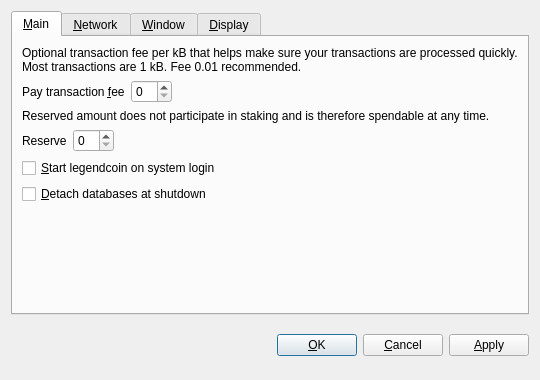
<?xml version="1.0" encoding="UTF-8"?>
<ui version="4.0">
 <class>OptionsDialog</class>
 <widget class="QDialog" name="OptionsDialog">
  <property name="geometry">
   <rect>
    <x>0</x>
    <y>0</y>
    <width>540</width>
    <height>380</height>
   </rect>
  </property>
  <property name="windowTitle">
   <string>Options</string>
  </property>
  <property name="modal">
   <bool>true</bool>
  </property>
  <layout class="QVBoxLayout" name="verticalLayout">
   <item>
    <widget class="QTabWidget" name="tabWidget">
     <property name="tabPosition">
      <enum>QTabWidget::North</enum>
     </property>
     <property name="currentIndex">
      <number>0</number>
     </property>
     <widget class="QWidget" name="tabMain">
      <attribute name="title">
       <string>&amp;Main</string>
      </attribute>
      <layout class="QVBoxLayout" name="verticalLayout_Main">
       <item>
        <widget class="QLabel" name="transactionFeeInfoLabel">
         <property name="text">
          <string>Optional transaction fee per kB that helps make sure your transactions are processed quickly. Most transactions are 1 kB. Fee 0.01 recommended.</string>
         </property>
         <property name="textFormat">
          <enum>Qt::PlainText</enum>
         </property>
         <property name="wordWrap">
          <bool>true</bool>
         </property>
        </widget>
       </item>
       <item>
        <layout class="QHBoxLayout" name="horizontalLayoutFee">
         <item>
          <widget class="QLabel" name="transactionFeeLabel">
           <property name="text">
            <string>Pay transaction &amp;fee</string>
           </property>
           <property name="textFormat">
            <enum>Qt::PlainText</enum>
           </property>
           <property name="buddy">
            <cstring>transactionFee</cstring>
           </property>
          </widget>
         </item>
         <item>
          <widget class="BitcoinAmountField" name="transactionFee"/>
         </item>
         <item>
          <spacer name="horizontalSpacerFee">
           <property name="orientation">
            <enum>Qt::Horizontal</enum>
           </property>
           <property name="sizeHint" stdset="0">
            <size>
             <width>40</width>
             <height>20</height>
            </size>
           </property>
          </spacer>
         </item>
        </layout>
       </item>
       <item>
        <widget class="QLabel" name="reserveBalanceInfoLabel">
         <property name="text">
          <string>Reserved amount does not participate in staking and is therefore spendable at any time.</string>
         </property>
         <property name="textFormat">
          <enum>Qt::PlainText</enum>
         </property>
         <property name="wordWrap">
          <bool>true</bool>
         </property>
        </widget>
       </item>
       <item>
        <layout class="QHBoxLayout" name="horizontalLayoutReserveBalance">
         <item>
          <widget class="QLabel" name="reserveBalanceLabel">
           <property name="text">
            <string>Reserve</string>
           </property>
           <property name="textFormat">
            <enum>Qt::PlainText</enum>
           </property>
           <property name="buddy">
            <cstring>reserveBalance</cstring>
           </property>
          </widget>
         </item>
         <item>
          <widget class="BitcoinAmountField" name="reserveBalance"/>
         </item>
         <item>
          <spacer name="horizontalSpacerReserveBalance">
           <property name="orientation">
            <enum>Qt::Horizontal</enum>
           </property>
           <property name="sizeHint" stdset="0">
            <size>
             <width>40</width>
             <height>20</height>
            </size>
           </property>
          </spacer>
         </item>
        </layout>
       </item>
       <item>
        <widget class="QCheckBox" name="bitcoinAtStartup">
         <property name="toolTip">
          <string>Automatically start legendcoin after logging in to the system.</string>
         </property>
         <property name="text">
          <string>&amp;Start legendcoin on system login</string>
         </property>
        </widget>
       </item>
       <item>
        <widget class="QCheckBox" name="detachDatabases">
         <property name="toolTip">
          <string>Detach block and address databases at shutdown. This means they can be moved to another data directory, but it slows down shutdown. The wallet is always detached.</string>
         </property>
         <property name="text">
          <string>&amp;Detach databases at shutdown</string>
         </property>
        </widget>
       </item>
       <item>
        <spacer name="verticalSpacer_Main">
         <property name="orientation">
          <enum>Qt::Vertical</enum>
         </property>
         <property name="sizeHint" stdset="0">
          <size>
           <width>20</width>
           <height>40</height>
          </size>
         </property>
        </spacer>
       </item>
      </layout>
     </widget>
     <widget class="QWidget" name="tabNetwork">
      <attribute name="title">
       <string>&amp;Network</string>
      </attribute>
      <layout class="QVBoxLayout" name="verticalLayout_Network">
       <item>
        <widget class="QCheckBox" name="mapPortUpnp">
         <property name="toolTip">
          <string>Automatically open the legendcoin client port on the router. This only works when your router supports UPnP and it is enabled.</string>
         </property>
         <property name="text">
          <string>Map port using &amp;UPnP</string>
         </property>
        </widget>
       </item>
       <item>
        <widget class="QCheckBox" name="connectSocks">
         <property name="toolTip">
          <string>Connect to the legendcoin network through a SOCKS proxy (e.g. when connecting through Tor).</string>
         </property>
         <property name="text">
          <string>&amp;Connect through SOCKS proxy:</string>
         </property>
        </widget>
       </item>
       <item>
        <layout class="QHBoxLayout" name="horizontalLayout_Network">
         <item>
          <widget class="QLabel" name="proxyIpLabel">
           <property name="text">
            <string>Proxy &amp;IP:</string>
           </property>
           <property name="textFormat">
            <enum>Qt::PlainText</enum>
           </property>
           <property name="buddy">
            <cstring>proxyIp</cstring>
           </property>
          </widget>
         </item>
         <item>
          <widget class="QValidatedLineEdit" name="proxyIp">
           <property name="maximumSize">
            <size>
             <width>140</width>
             <height>16777215</height>
            </size>
           </property>
           <property name="toolTip">
            <string>IP address of the proxy (e.g. 127.0.0.1)</string>
           </property>
          </widget>
         </item>
         <item>
          <widget class="QLabel" name="proxyPortLabel">
           <property name="text">
            <string>&amp;Port:</string>
           </property>
           <property name="textFormat">
            <enum>Qt::PlainText</enum>
           </property>
           <property name="buddy">
            <cstring>proxyPort</cstring>
           </property>
          </widget>
         </item>
         <item>
          <widget class="QLineEdit" name="proxyPort">
           <property name="maximumSize">
            <size>
             <width>55</width>
             <height>16777215</height>
            </size>
           </property>
           <property name="toolTip">
            <string>Port of the proxy (e.g. 9050)</string>
           </property>
          </widget>
         </item>
         <item>
          <widget class="QLabel" name="socksVersionLabel">
           <property name="text">
            <string>SOCKS &amp;Version:</string>
           </property>
           <property name="textFormat">
            <enum>Qt::PlainText</enum>
           </property>
           <property name="buddy">
            <cstring>socksVersion</cstring>
           </property>
          </widget>
         </item>
         <item>
          <widget class="QValueComboBox" name="socksVersion">
           <property name="toolTip">
            <string>SOCKS version of the proxy (e.g. 5)</string>
           </property>
          </widget>
         </item>
         <item>
          <spacer name="horizontalSpacer_Network">
           <property name="orientation">
            <enum>Qt::Horizontal</enum>
           </property>
           <property name="sizeHint" stdset="0">
            <size>
             <width>40</width>
             <height>20</height>
            </size>
           </property>
          </spacer>
         </item>
        </layout>
       </item>
       <item>
        <spacer name="verticalSpacer_Network">
         <property name="orientation">
          <enum>Qt::Vertical</enum>
         </property>
         <property name="sizeHint" stdset="0">
          <size>
           <width>20</width>
           <height>40</height>
          </size>
         </property>
        </spacer>
       </item>
      </layout>
     </widget>
     <widget class="QWidget" name="tabWindow">
      <attribute name="title">
       <string>&amp;Window</string>
      </attribute>
      <layout class="QVBoxLayout" name="verticalLayout_Window">
       <item>
        <widget class="QCheckBox" name="minimizeToTray">
         <property name="toolTip">
          <string>Show only a tray icon after minimizing the window.</string>
         </property>
         <property name="text">
          <string>&amp;Minimize to the tray instead of the taskbar</string>
         </property>
        </widget>
       </item>
       <item>
        <widget class="QCheckBox" name="minimizeOnClose">
         <property name="toolTip">
          <string>Minimize instead of exit the application when the window is closed. When this option is enabled, the application will be closed only after selecting Quit in the menu.</string>
         </property>
         <property name="text">
          <string>M&amp;inimize on close</string>
         </property>
        </widget>
       </item>
       <item>
        <spacer name="verticalSpacer_Window">
         <property name="orientation">
          <enum>Qt::Vertical</enum>
         </property>
         <property name="sizeHint" stdset="0">
          <size>
           <width>20</width>
           <height>40</height>
          </size>
         </property>
        </spacer>
       </item>
      </layout>
     </widget>
     <widget class="QWidget" name="tabDisplay">
      <attribute name="title">
       <string>&amp;Display</string>
      </attribute>
      <layout class="QVBoxLayout" name="verticalLayout_Display">
       <item>
        <layout class="QHBoxLayout" name="horizontalLayout_1_Display">
         <item>
          <widget class="QLabel" name="langLabel">
           <property name="text">
            <string>User Interface &amp;language:</string>
           </property>
           <property name="textFormat">
            <enum>Qt::PlainText</enum>
           </property>
           <property name="buddy">
            <cstring>lang</cstring>
           </property>
          </widget>
         </item>
         <item>
          <widget class="QValueComboBox" name="lang">
           <property name="toolTip">
            <string>The user interface language can be set here. This setting will take effect after restarting legendcoin.</string>
           </property>
          </widget>
         </item>
        </layout>
       </item>
       <item>
        <layout class="QHBoxLayout" name="horizontalLayout_2_Display">
         <item>
          <widget class="QLabel" name="unitLabel">
           <property name="text">
            <string>&amp;Unit to show amounts in:</string>
           </property>
           <property name="textFormat">
            <enum>Qt::PlainText</enum>
           </property>
           <property name="buddy">
            <cstring>unit</cstring>
           </property>
          </widget>
         </item>
         <item>
          <widget class="QValueComboBox" name="unit">
           <property name="toolTip">
            <string>Choose the default subdivision unit to show in the interface and when sending coins.</string>
           </property>
          </widget>
         </item>
        </layout>
       </item>
       <item>
        <widget class="QCheckBox" name="displayAddresses">
         <property name="toolTip">
          <string>Whether to show legendcoin addresses in the transaction list or not.</string>
         </property>
         <property name="text">
          <string>&amp;Display addresses in transaction list</string>
         </property>
        </widget>
       </item>
       <item>
        <widget class="QCheckBox" name="coinControlFeatures">
         <property name="toolTip">
          <string>Whether to show coin control features or not.</string>
         </property>
         <property name="text">
          <string>Display coin &amp;control features (experts only!)</string>
         </property>
        </widget>
       </item>
       <item>
        <spacer name="verticalSpacer_Display">
         <property name="orientation">
          <enum>Qt::Vertical</enum>
         </property>
         <property name="sizeHint" stdset="0">
          <size>
           <width>20</width>
           <height>40</height>
          </size>
         </property>
        </spacer>
       </item>
      </layout>
     </widget>
    </widget>
   </item>
   <item>
    <layout class="QHBoxLayout" name="horizontalLayout_Buttons">
     <item>
      <spacer name="horizontalSpacer_1">
       <property name="orientation">
        <enum>Qt::Horizontal</enum>
       </property>
       <property name="sizeHint" stdset="0">
        <size>
         <width>40</width>
         <height>48</height>
        </size>
       </property>
      </spacer>
     </item>
     <item>
      <widget class="QLabel" name="statusLabel">
       <property name="font">
        <font>
         <weight>75</weight>
         <bold>true</bold>
        </font>
       </property>
       <property name="text">
        <string/>
       </property>
       <property name="textFormat">
        <enum>Qt::PlainText</enum>
       </property>
       <property name="wordWrap">
        <bool>true</bool>
       </property>
      </widget>
     </item>
     <item>
      <spacer name="horizontalSpacer_2">
       <property name="orientation">
        <enum>Qt::Horizontal</enum>
       </property>
       <property name="sizeHint" stdset="0">
        <size>
         <width>40</width>
         <height>48</height>
        </size>
       </property>
      </spacer>
     </item>
     <item>
      <widget class="QPushButton" name="okButton">
       <property name="text">
        <string>&amp;OK</string>
       </property>
      </widget>
     </item>
     <item>
      <widget class="QPushButton" name="cancelButton">
       <property name="text">
        <string>&amp;Cancel</string>
       </property>
       <property name="autoDefault">
        <bool>false</bool>
       </property>
      </widget>
     </item>
     <item>
      <widget class="QPushButton" name="applyButton">
       <property name="text">
        <string>&amp;Apply</string>
       </property>
       <property name="autoDefault">
        <bool>false</bool>
       </property>
      </widget>
     </item>
    </layout>
   </item>
  </layout>
 </widget>
 <customwidgets>
  <customwidget>
   <class>BitcoinAmountField</class>
   <extends>QSpinBox</extends>
   <header>bitcoinamountfield.h</header>
  </customwidget>
  <customwidget>
   <class>QValueComboBox</class>
   <extends>QComboBox</extends>
   <header>qvaluecombobox.h</header>
  </customwidget>
  <customwidget>
   <class>QValidatedLineEdit</class>
   <extends>QLineEdit</extends>
   <header>qvalidatedlineedit.h</header>
  </customwidget>
 </customwidgets>
 <resources/>
 <connections/>
</ui>
